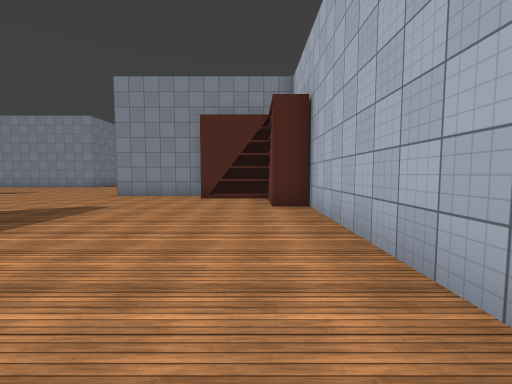
[1] (above)

24 first-person views from a walk through a scene from a Unity 3-D project. The camera is 1.5 m above the floor, tilts 4° down and sees 90° across. The floor is counted in squares, 2 m on a side. Each view is taken from the middle of a square. On the plan, view 1 faces up. The plan holds only what a view shows up to about 9 squares ahead; the rest is blank. The place goes on beyond the plan. The player is left out. Some animated figures are left out. Some surface patterns are stand-ins.

[2]
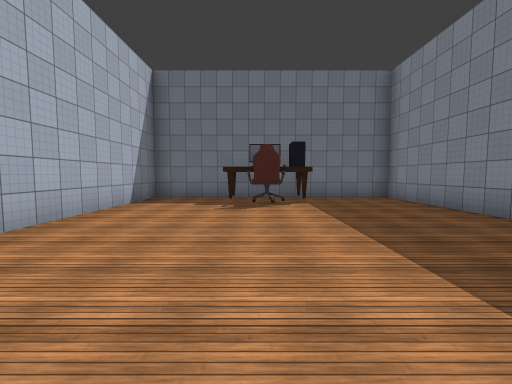

[3]
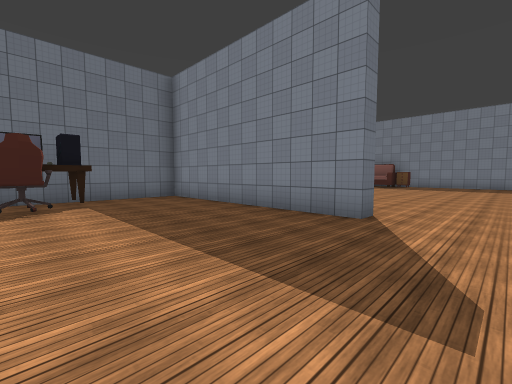

[4]
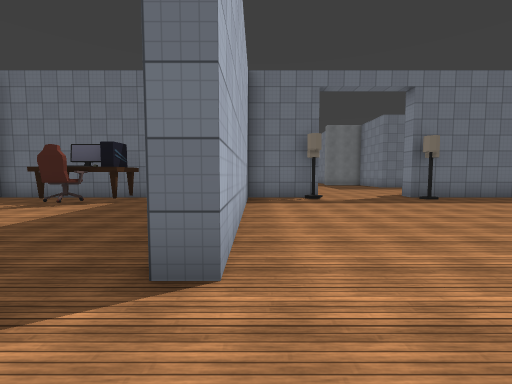

[5]
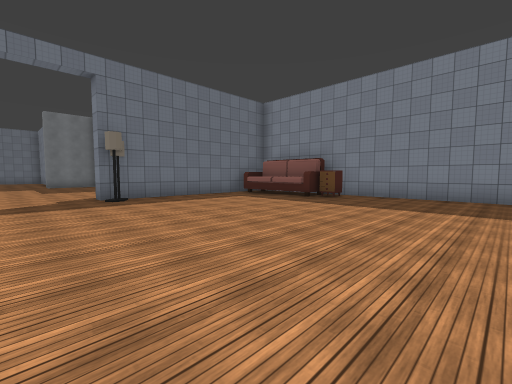

[6]
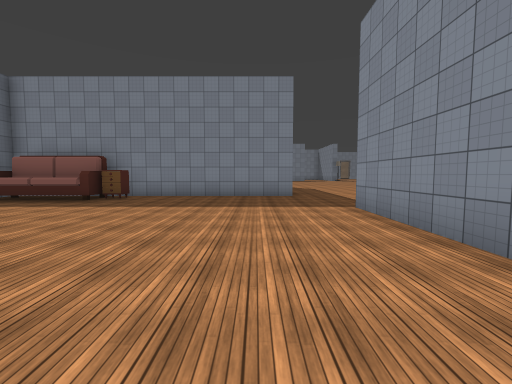

[7]
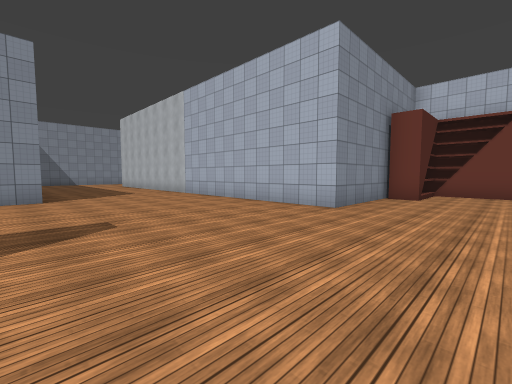

[8]
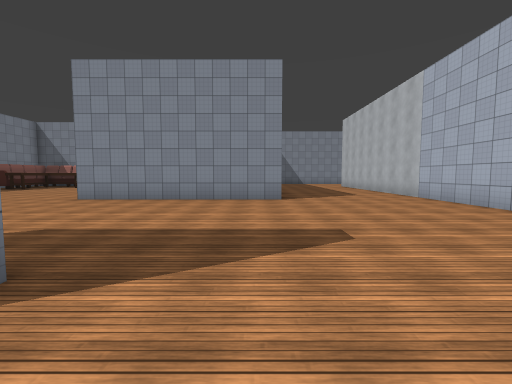

[9]
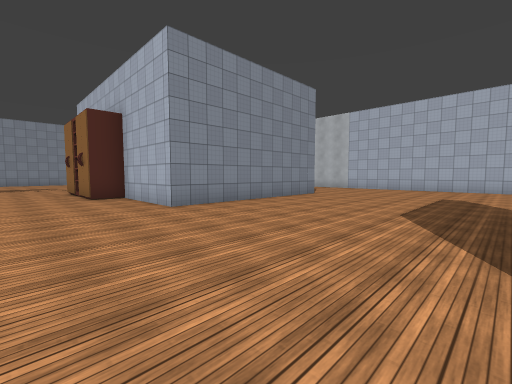

[10]
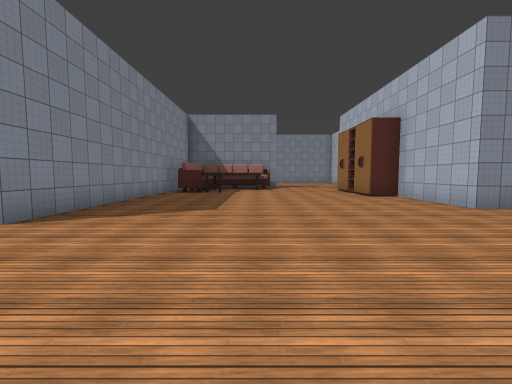

[11]
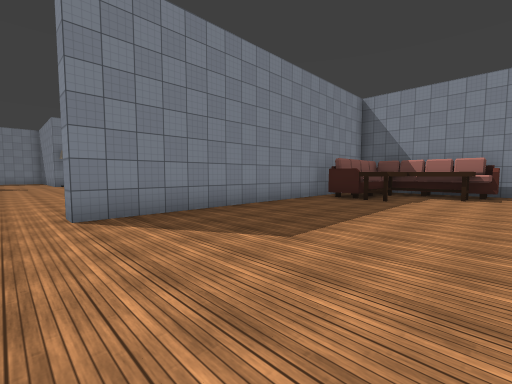

[12]
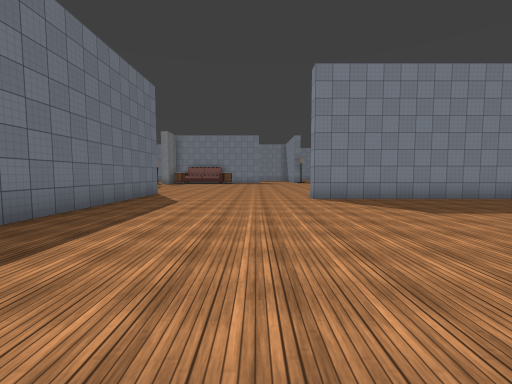

[13]
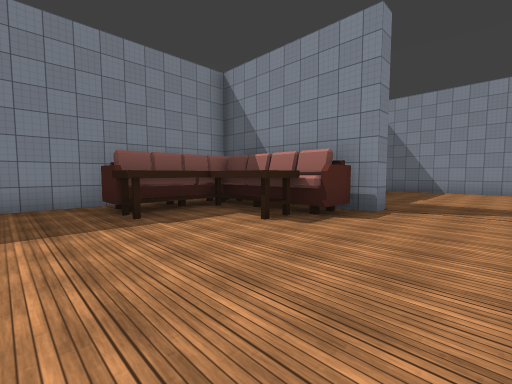

[14]
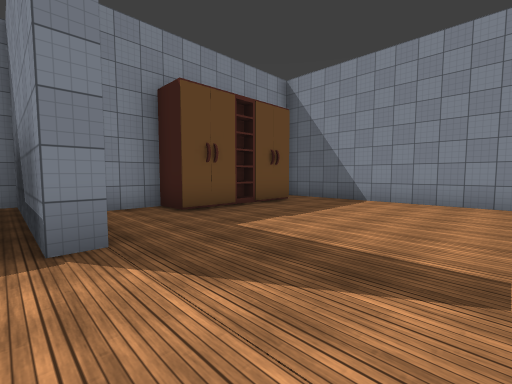

[15]
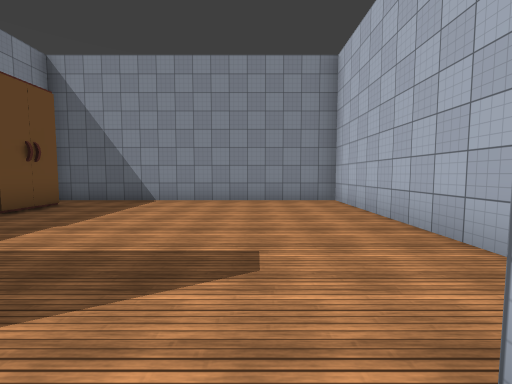

[16]
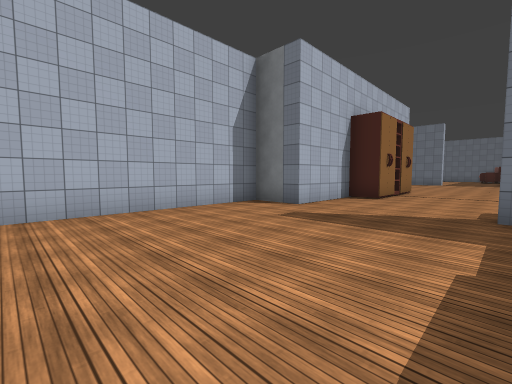

[17]
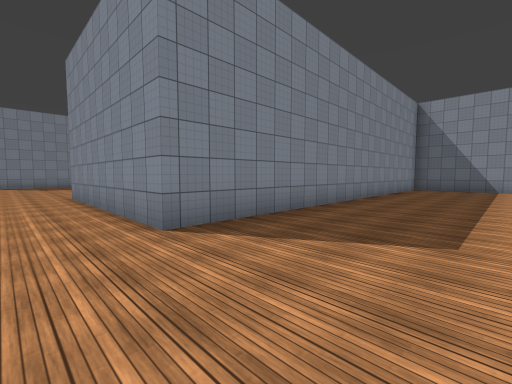

[18]
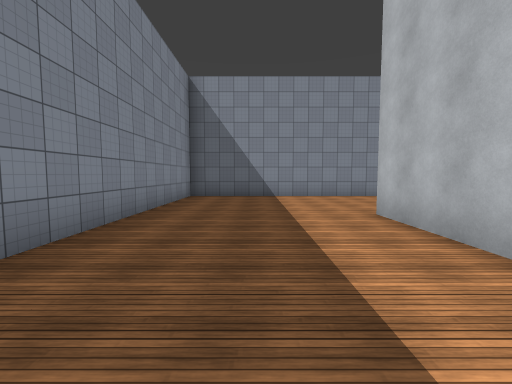

[19]
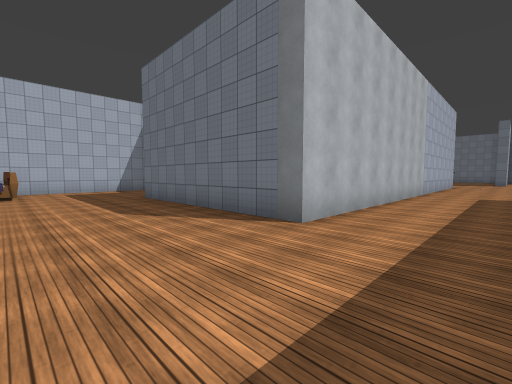

[20]
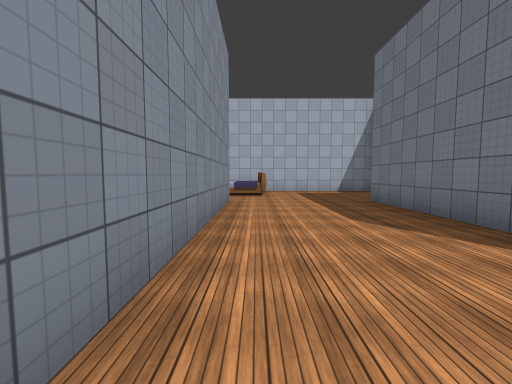

[21]
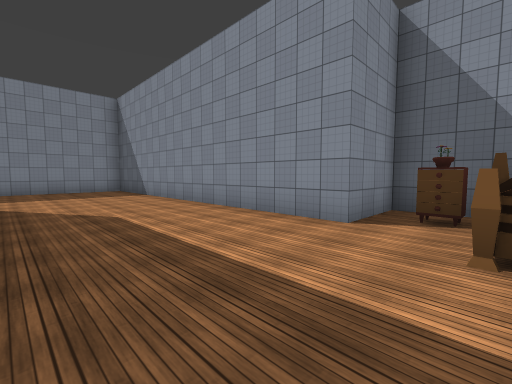

[22]
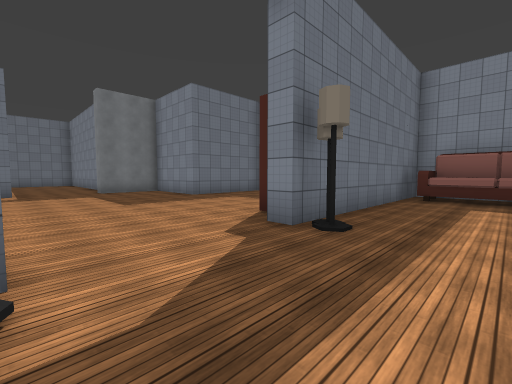

[23]
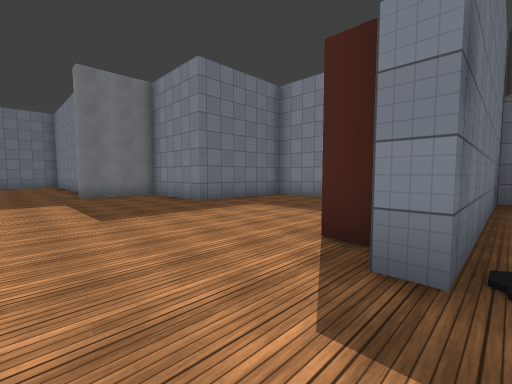

[24]
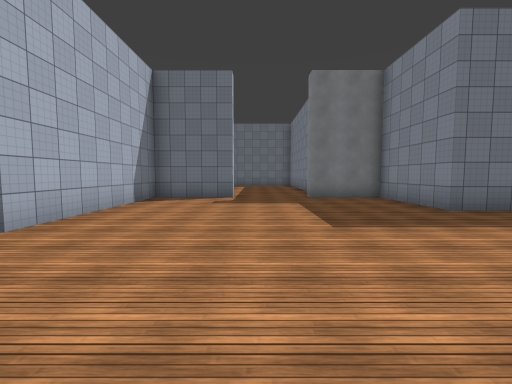

### Floor plan
Key: @ floor where view 1 was taken; # wall or solid block; . floor; B bookshelf; C chair; T table; L lamp; N nightstand; E bed; F flower; O other object.
Columns run from 25 left of view 1 to 3 right of it. Each row starts with its distance up from view 1.
 31    ##########
 30    #........#
 29    ##.......#             ###
 28     #.......#             #FN
 27     O.......#  ############.E
 26    ##.......#  #............E
 25    #........#  #.............
 24     ........#  #.............
 23  ##OOO#...###  #.............
 22   OOOO....#    #.....######
 21   OOOO...##    #.....#
 20  #OO.....#     #.....#
 19  #.......O     #.....#
 18  #.......##    #.....#
 17  #........#    #.....#
 16  #........#    #.....#
 15  #........######.....#
 14  #...................#
 13 .#...................#
 12 .....................#
 11 .....................#
 10 .....................#
  9 .....................#####
  8 ..........####..........BBB
  7 #######...................B
  6       #...................##
  5       #....................#
  4       #...........#........#
  3       #...........#........#
  2       #N..........#........#
  1        OO.........#........#
  0        OO.........#....C.@.#
 -1        OO.........#...TC...#
 -2       #......L..O.#.......##
 -3       #####BB#.. ##########
 -4            ......
 -5           ........
 -6        #...........
 -7        #...........#
 -8          ..........#
 -9         ####.......#
-10            #.......#
-11            #.......#
-12            ###..####
-13               ..

Positions as (right, up) in squares from view 1, and headings:
1: (0, 0), facing up
2: (-2, 6), facing down
3: (-2, 6), facing down-left
4: (-7, 6), facing down
5: (-10, 6), facing down-left
6: (-10, 6), facing left
7: (-10, 6), facing up-right
8: (-10, 7), facing up
9: (-18, 9), facing up-right
10: (-20, 9), facing up
11: (-19, 12), facing up-left
12: (-16, 11), facing left
13: (-17, 18), facing up-left
14: (-16, 23), facing up-left
15: (-16, 23), facing up
16: (-19, 29), facing down-right
17: (-6, 13), facing up-left
18: (-7, 18), facing up
19: (-7, 26), facing down-right
20: (-6, 26), facing right
21: (3, 23), facing up-left
22: (-9, 0), facing down-left
23: (-10, -2), facing down-left
24: (-10, -3), facing down
